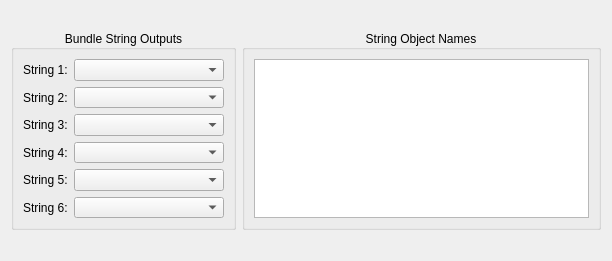
<?xml version="1.0" encoding="UTF-8"?>
<ui version="4.0">
 <class>GetStringsFromBundleDialog</class>
 <widget class="QDialog" name="GetStringsFromBundleDialog">
  <property name="geometry">
   <rect>
    <x>0</x>
    <y>0</y>
    <width>612</width>
    <height>261</height>
   </rect>
  </property>
  <property name="minimumSize">
   <size>
    <width>600</width>
    <height>246</height>
   </size>
  </property>
  <property name="windowTitle">
   <string>Dialog</string>
  </property>
  <layout class="QHBoxLayout" name="horizontalLayout">
   <item>
    <widget class="QGroupBox" name="groupBox">
     <property name="sizePolicy">
      <sizepolicy hsizetype="Preferred" vsizetype="Ignored">
       <horstretch>0</horstretch>
       <verstretch>0</verstretch>
      </sizepolicy>
     </property>
     <property name="maximumSize">
      <size>
       <width>16777215</width>
       <height>200</height>
      </size>
     </property>
     <property name="title">
      <string>Bundle String Outputs</string>
     </property>
     <property name="alignment">
      <set>Qt::AlignCenter</set>
     </property>
     <layout class="QGridLayout" name="gridLayout_2">
      <item row="0" column="0">
       <widget class="QLabel" name="label">
        <property name="text">
         <string>String 1:</string>
        </property>
       </widget>
      </item>
      <item row="1" column="0">
       <widget class="QLabel" name="label_2">
        <property name="text">
         <string>String 2:</string>
        </property>
       </widget>
      </item>
      <item row="2" column="0">
       <widget class="QLabel" name="label_3">
        <property name="text">
         <string>String 3:</string>
        </property>
       </widget>
      </item>
      <item row="3" column="0">
       <widget class="QLabel" name="label_4">
        <property name="text">
         <string>String 4:</string>
        </property>
       </widget>
      </item>
      <item row="4" column="0">
       <widget class="QLabel" name="label_5">
        <property name="text">
         <string>String 5:</string>
        </property>
       </widget>
      </item>
      <item row="5" column="0">
       <widget class="QLabel" name="label_6">
        <property name="text">
         <string>String 6:</string>
        </property>
       </widget>
      </item>
      <item row="0" column="1">
       <widget class="QComboBox" name="fieldComboBox1_">
        <property name="minimumSize">
         <size>
          <width>150</width>
          <height>0</height>
         </size>
        </property>
       </widget>
      </item>
      <item row="1" column="1">
       <widget class="QComboBox" name="fieldComboBox2_"/>
      </item>
      <item row="2" column="1">
       <widget class="QComboBox" name="fieldComboBox3_"/>
      </item>
      <item row="4" column="1">
       <widget class="QComboBox" name="fieldComboBox5_"/>
      </item>
      <item row="5" column="1">
       <widget class="QComboBox" name="fieldComboBox6_"/>
      </item>
      <item row="3" column="1">
       <widget class="QComboBox" name="fieldComboBox4_"/>
      </item>
     </layout>
    </widget>
   </item>
   <item>
    <widget class="QGroupBox" name="groupBox_2">
     <property name="maximumSize">
      <size>
       <width>16777215</width>
       <height>200</height>
      </size>
     </property>
     <property name="title">
      <string>String Object Names</string>
     </property>
     <property name="alignment">
      <set>Qt::AlignCenter</set>
     </property>
     <layout class="QGridLayout" name="gridLayout">
      <item row="0" column="0">
       <widget class="QListWidget" name="fieldObjectListWidget_"/>
      </item>
     </layout>
    </widget>
   </item>
  </layout>
 </widget>
 <resources/>
 <connections/>
</ui>
